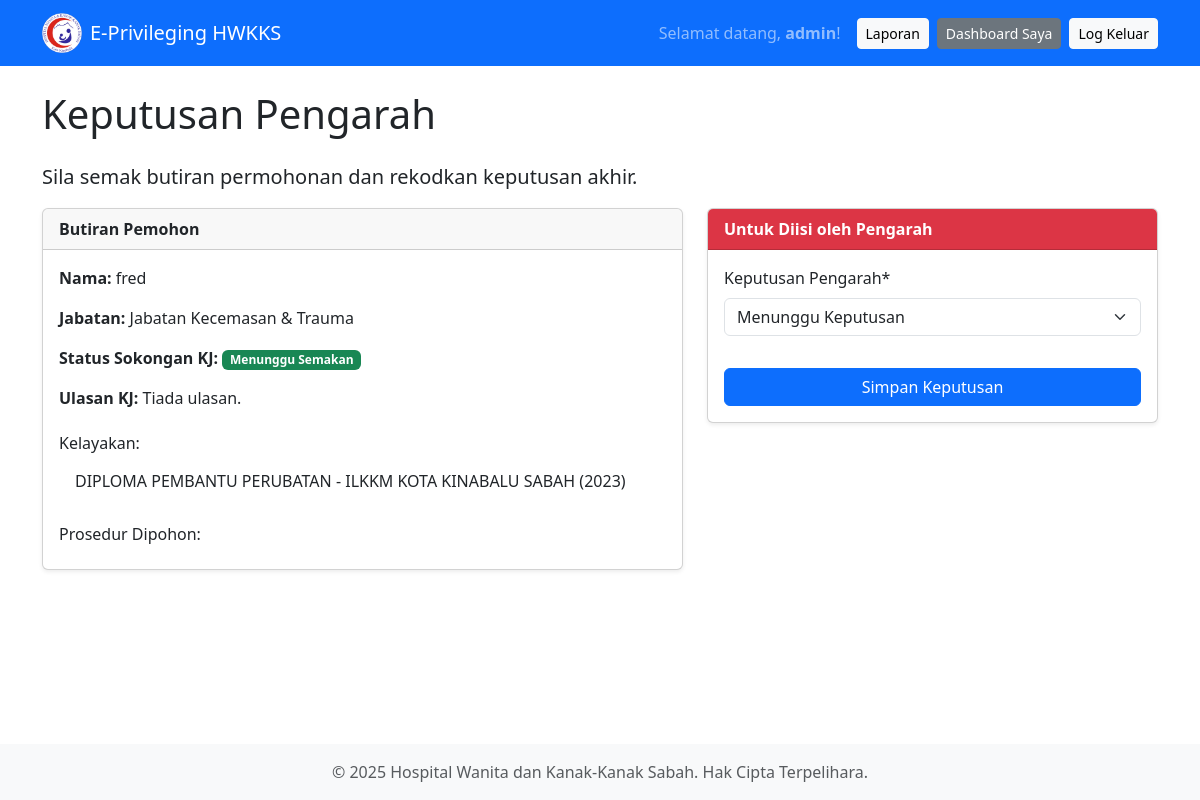
Before: /pengarah/permohonan/1/keputusan/ (signed in) with the older database file.
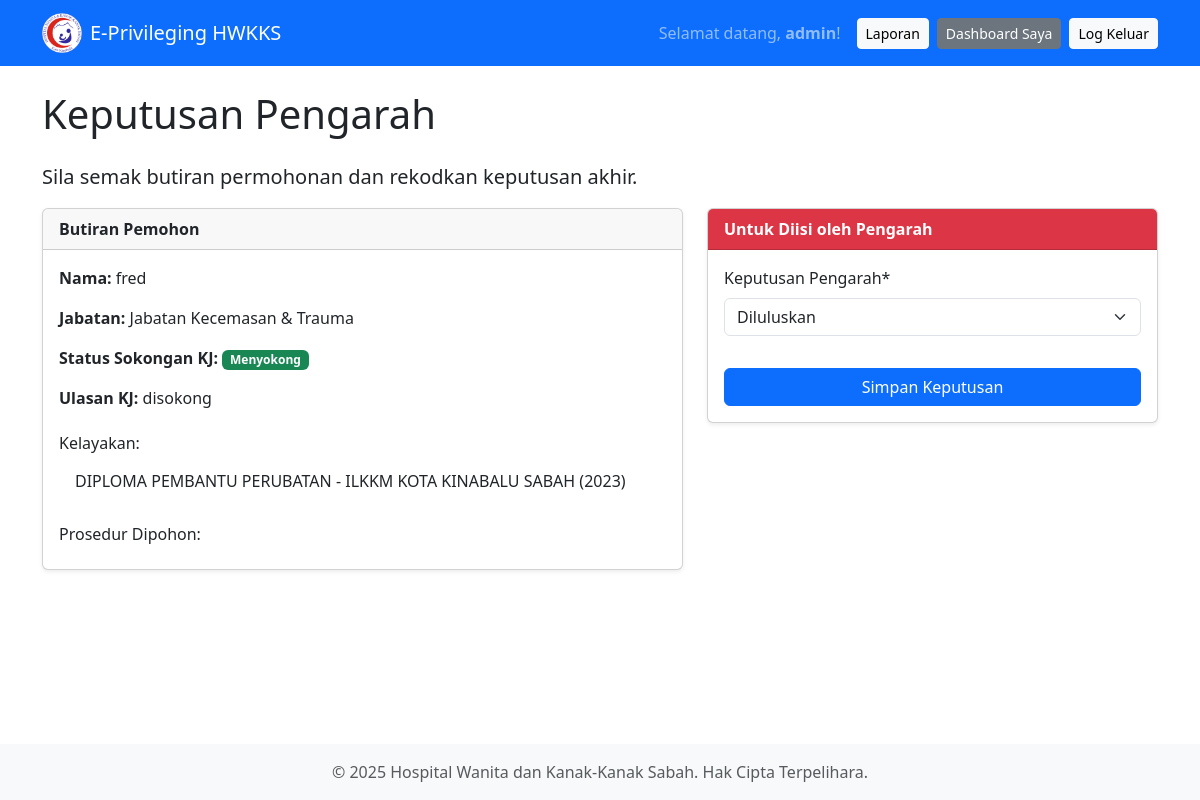
After: the same page with the newer database file.
### permohonan/models.py (models this page shows, shortened)
class Permohonan(models.Model):
    KATEGORI_UTAMA_CHOICES = [('', '---------'), ('Pakar Perubatan / Pergigian', 'Pakar Perubatan / Pergigian'), ('Pegawai Perubatan', 'Pegawai Perubatan'), ('Jururawat', 'Jururawat'), ('Penolong Pegawai Perubatan', 'Penolong Pegawai Perubatan'), ('Juruterapi Pergigian', 'Juruterapi Pergigian'), ('Anggota Kesihatan Bersekutu', 'Anggota Kesihatan Bersekutu'), ('Pegawai Farmasi', 'Pegawai Farmasi'), ('Penolong Pegawai Farmasi', 'Penolong Pegawai Farmasi'), ('Lain-lain', 'Lain-lain')]
    KATEGORI_BAWAHAN_CHOICES = [('', '---------'), ('Pakar HWKKS', 'Pakar HWKKS'), ('Pakar KKM Lain', 'Pakar KKM dari Hospital lain selain HWKKS'), ('Pakar Bukan KKM', 'Pakar daripada institusi selain KKM'), ('Lantikan Baru', 'Lantikan baru/ bertukar masuk'), ('Ada Credentialing', 'Ada Credentialing'), ('Ada Post Basic', 'Ada Post Basic')]
    JENIS_PERMOHONAN_CHOICES = [('Baru', 'Permohonan Baru (Privileging)'), ('Penambahan', 'Permohonan Penambahan (Privileging Addition)'), ('Ulangan', 'Permohonan Ulangan (Re-Privileging)'), ('Ulangan + Tambah', 'Permohonan Ulangan bersama penambahan prosedur baru'), ('Ulangan + Kurang', 'Permohonan Ulangan bersama pengurangan prosedur baru')]
    SOKONGAN_CHOICES = [('Menunggu', 'Menunggu Semakan'), ('Menyokong', 'Menyokong'), ('Tidak Menyokong', 'Tidak Menyokong')]
    KELULUSAN_CHOICES = [('Menunggu', 'Menunggu Keputusan'), ('Ya', 'Diluluskan'), ('Tidak', 'Ditolak')]
    pemohon = models.ForeignKey(User, on_delete=models.SET_NULL, null=True, blank=True)
    nama_pemohon = models.CharField(max_length=255)
    no_kp = models.CharField("No K/P", max_length=15)
    jawatan = models.ForeignKey(Jawatan, on_delete=models.PROTECT, null=True, verbose_name="Jawatan")
    gred = models.ForeignKey(Gred, on_delete=models.PROTECT, null=True, verbose_name="Gred")
    jabatan = models.ForeignKey(Jabatan, on_delete=models.PROTECT, null=True)
    tarikh_mula_bertugas = models.DateField("Tarikh mula bertugas di jabatan sekarang")
    no_sijil_amalan = models.CharField("No. Sijil Amalan Tahunan", max_length=100, blank=True, null=True)
    jenis_permohonan = models.CharField(max_length=50, choices=JENIS_PERMOHONAN_CHOICES, null=True)
    kategori_utama = models.CharField("Kategori Pemohon Utama", max_length=100, choices=KATEGORI_UTAMA_CHOICES, null=True)
    kategori_bawahan = models.CharField("Sub-Kategori Pemohon (Lama)", max_length=100, choices=KATEGORI_BAWAHAN_CHOICES, blank=True, null=True, editable=False)
    sub_kategori = models.ManyToManyField(SubKategori, verbose_name="Sub-Kategori Pemohon", blank=True)
    jawatan_lain = models.CharField("Jawatan Lain-lain (jika berkenaan)", max_length=100, blank=True, null=True)
    tarikh_borang_dihantar = models.DateField(auto_now_add=True)
    status_sokongan_kj = models.CharField("Status Sokongan Ketua Jabatan", max_length=20, choices=SOKONGAN_CHOICES, default='Menunggu')
    ulasan_kj = models.TextField("Ulasan Ketua Jabatan", blank=True, null=True)
    nama_kj = models.CharField("Nama Ketua Jabatan", max_length=255, blank=True, null=True)
    jawatan_kj = models.CharField("Jawatan Ketua Jabatan", max_length=100, blank=True, null=True)
    tarikh_sokongan_kj = models.DateField("Tarikh Sokongan Ketua Jabatan", blank=True, null=True)
    keputusan_jawatanankuasa = models.CharField("Keputusan Pengarah", max_length=20, choices=KELULUSAN_CHOICES, default='Menunggu')
    tarikh_keputusan = models.DateField("Tarikh Keputusan", blank=True, null=True)
    tarikh_sah_sehingga = models.DateField("Tarikh Sah Sehingga", blank=True, null=True)
    no_siri_sijil = models.CharField("No Siri Sijil", max_length=100, blank=True, null=True, unique=True)

class Jabatan(models.Model):
    nama = models.CharField(max_length=150, unique=True)
    def __str__(self):
        return self.nama

### permohonan/views.py (the view)
# urls.py: path('pengarah/permohonan/<int:pk>/keputusan/', views.keputusan_pengarah, name='keputusan_pengarah'),
@login_required
def keputusan_pengarah(request, pk):
    if not (request.user.is_superuser or request.user.groups.filter(name='Pengarah').exists()):
        return redirect('dashboard')
    permohonan = get_object_or_404(Permohonan, pk=pk)
    if request.method == 'POST':
        form_keputusan = BorangKeputusanPengarah(request.POST, instance=permohonan)
        if form_keputusan.is_valid():
            keputusan_final = form_keputusan.save(commit=False)
            keputusan_final.tarikh_keputusan = date.today()
            if keputusan_final.keputusan_jawatanankuasa == 'Ya' and not keputusan_final.no_siri_sijil:
                kod_jabatan = keputusan_final.jabatan.nama[:3].upper()
                tahun = date.today().year
                bilangan_sedia_ada = Permohonan.objects.filter(jabatan=keputusan_final.jabatan, tarikh_keputusan__year=tahun,keputusan_jawatanankuasa='Ya').count()
                nombor_baru = bilangan_sedia_ada + 1
                keputusan_final.no_siri_sijil = f"{kod_jabatan}/{tahun}/{nombor_baru:03d}"
                keputusan_final.tarikh_sah_sehingga = keputusan_final.tarikh_keputusan.replace(year=keputusan_final.tarikh_keputusan.year + 3)
            elif keputusan_final.keputusan_jawatanankuasa != 'Ya':
                keputusan_final.tarikh_sah_sehingga = None
                keputusan_final.no_siri_sijil = None
            keputusan_final.save()
            return redirect('pengarah_dashboard')
    else:
        form_keputusan = BorangKeputusanPengarah(instance=permohonan)
    context = {'permohonan': permohonan, 'form_keputusan': form_keputusan}
    return render(request, 'permohonan/keputusan_pengarah.html', context)

### permohonan/forms.py
class BorangKeputusanPengarah(forms.ModelForm):
    class Meta:
        model = Permohonan
        fields = ['keputusan_jawatanankuasa']

### permohonan/templatetags/auth_extras.py (called while the page is built)
@register.filter(name='has_group')
def has_group(user, group_name):
    return user.groups.filter(name=group_name).exists()

### permohonan/templates/permohonan/keputusan_pengarah.html (shortened to what this page needs)
{% extends 'permohonan/base.html' %}
{% load crispy_forms_tags %}
{% block content %}
    <h1 class="mb-4">Keputusan Pengarah</h1>
    <p class="lead">Sila semak butiran permohonan dan rekodkan keputusan akhir.</p>
    <div class="row">
        <div class="col-lg-7">
            <div class="card shadow-sm mb-4">
                <div class="card-header fw-bold">
                    Butiran Pemohon
                </div>
                <div class="card-body">
                    <p><strong>Nama:</strong> {{ permohonan.nama_pemohon }}</p>
                    <p><strong>Jabatan:</strong> {{ permohonan.jabatan }}</p>
                    <p><strong>Status Sokongan KJ:</strong> <span class="badge bg-success">{{ permohonan.get_status_sokongan_kj_display }}</span></p>
                    <p><strong>Ulasan KJ:</strong> {{ permohonan.ulasan_kj|default:"Tiada ulasan." }}</p>
                    <h6 class="mt-4">Kelayakan:</h6>
                    <ul class="list-group list-group-flush mb-3">
                        {% for kelayakan in permohonan.kelayakan.all %}
                            <li class="list-group-item">{{ kelayakan.nama_kelayakan }} - {{ kelayakan.universiti }} ({{ kelayakan.tahun_lulus }})</li>
                        {% endfor %}
                    </ul>
                    <h6 class="mt-4">Prosedur Dipohon:</h6>
                </div>
            </div>
        </div>
        <div class="col-lg-5">
            <div class="card shadow-sm">
                <div class="card-header fw-bold bg-danger text-white">
                    Untuk Diisi oleh Pengarah
                </div>
                <div class="card-body">
                    <form method="post">
                        {{ form_keputusan|crispy }}
                        <div class="d-grid">
                            <button type="submit" class="btn btn-primary mt-3">Simpan Keputusan</button>
                        </div>
                    </form>
                </div>
            </div>
        </div>
    </div>
{% endblock %}

Changed rows visible on the page:
changed Permohonan "fred": status_sokongan_kj "Menunggu Semakan" → "Menyokong"; ulasan_kj "Tiada ulasan." → "disokong"; keputusan_jawatanankuasa "Menunggu Keputusan" → "Diluluskan"
